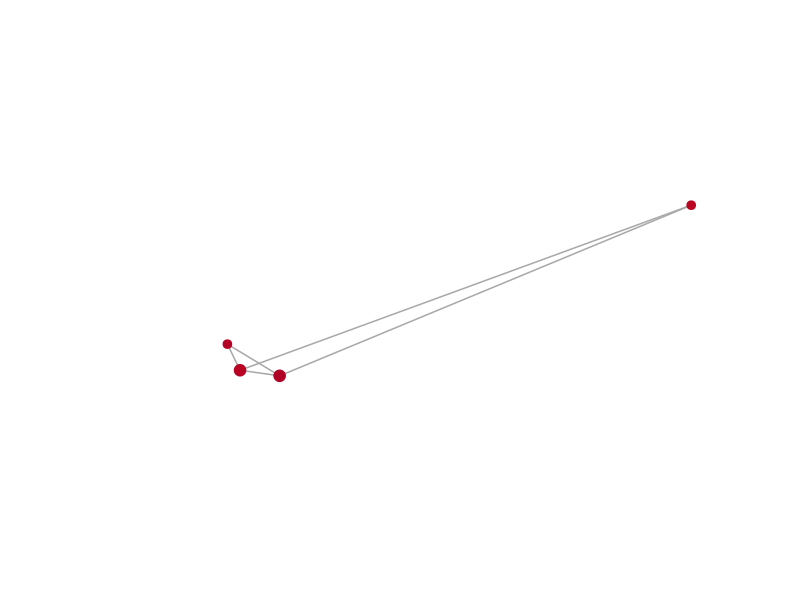
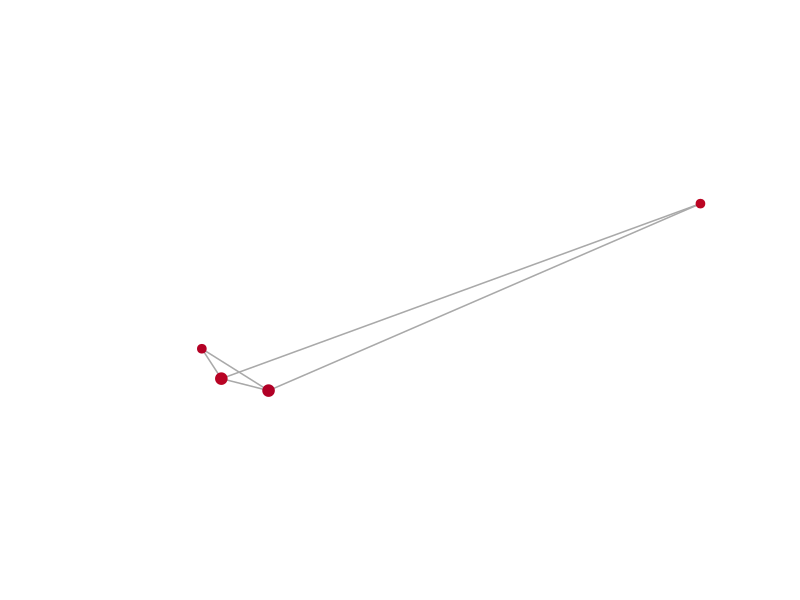
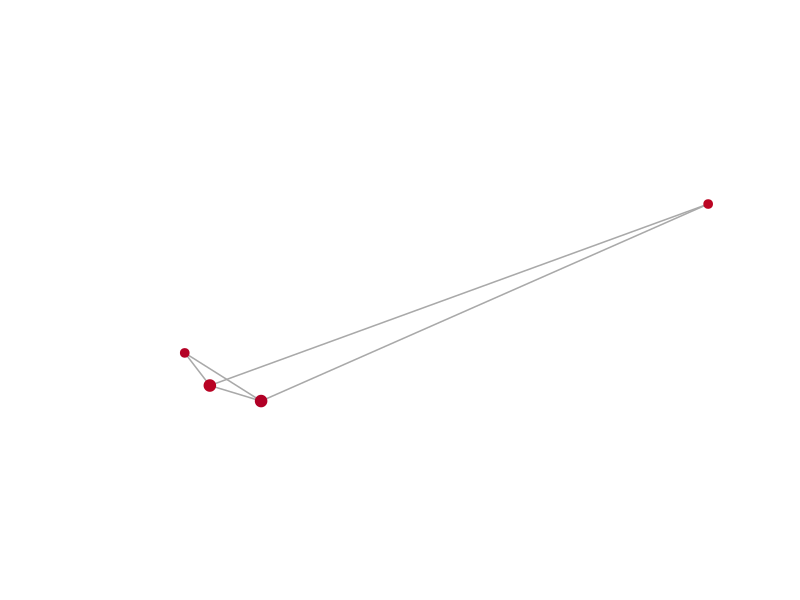
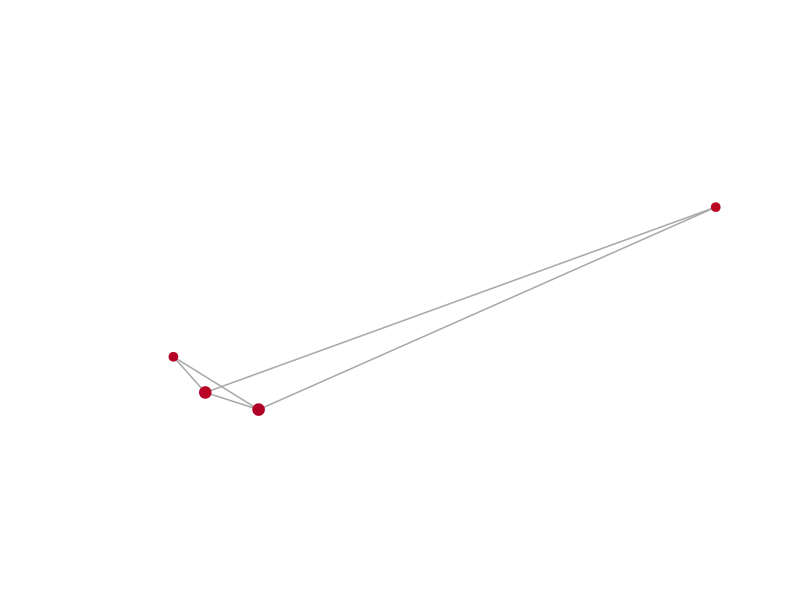
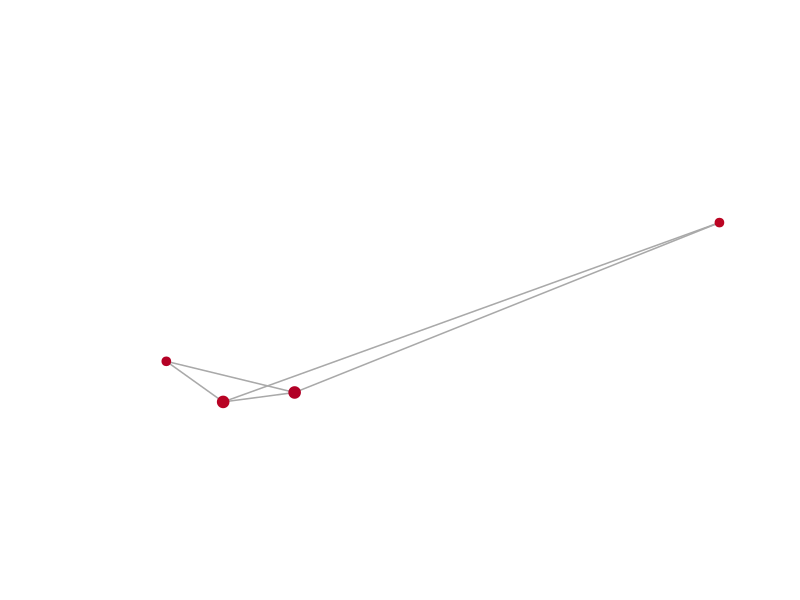
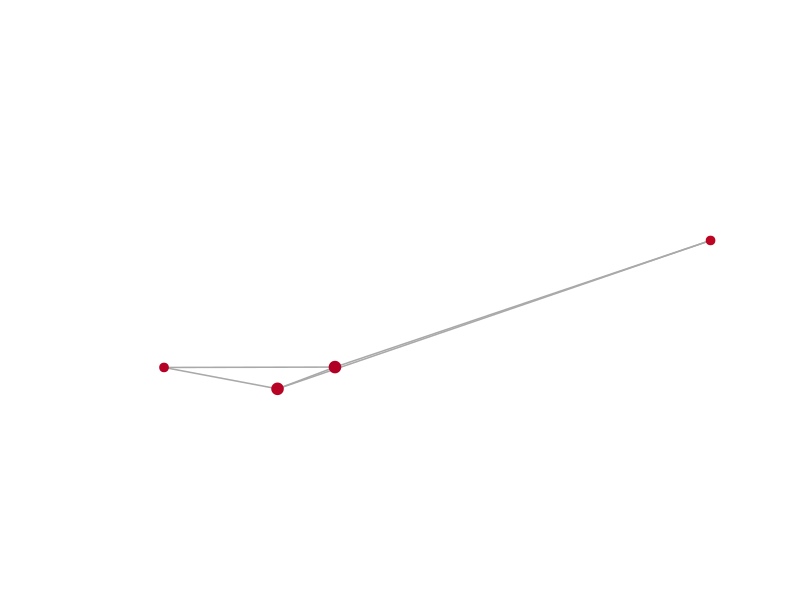
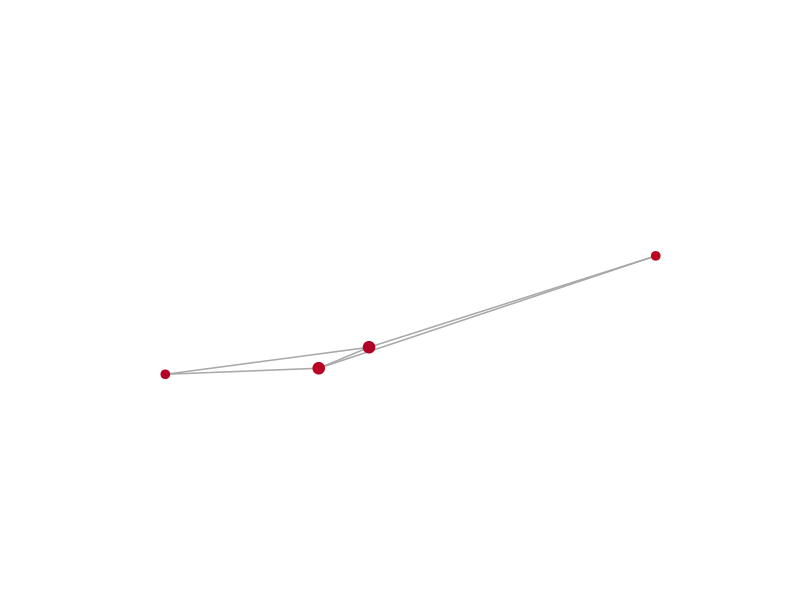
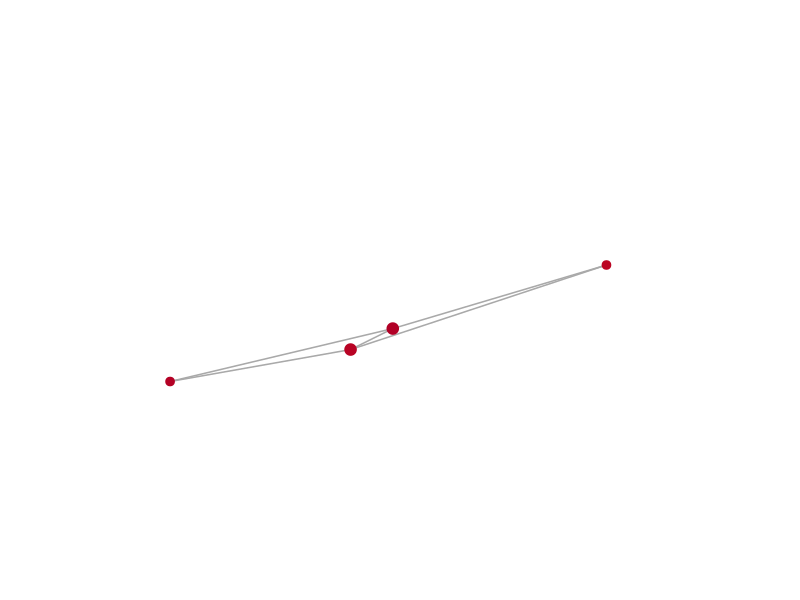

These figures' R source, in order:
## ---- chunk 1
library(igraph)
A<-sample_pa(100, power=3, m=2, directed=FALSE, algorithm = "psumtree")
A
## ---- chunk 2
T<-rep(x=seq(2,99), each=2)
T<-append(1,T)
T
## ---- chunk 3
E(A)$time<-T
V(A)$name<-V(A)
A
## ---- chunk 4
#this version of the script has been tested on igraph 1.0.1
#load libraries
require(igraph,RcolorBrewer)
install.packages("RColorBrewer")
library(RColorBrewer)
#generate a cool palette for the graph (darker colors = older nodes)
YlOrBr.pal <- colorRampPalette(brewer.pal(8,"YlOrRd"))
#colors for the nodes are chosen from the very beginning
V(A)$color <- rev(YlOrBr.pal(vcount(A)))[as.numeric(V(A)$name)]

#time in the edges goes from 1 to 300. We kick off at time 3
ti <- 2
#remove edges which are not present
gt <- delete_edges(A,which(E(A)$time > ti))
# Generate first layout using graphopt with normalized coordinates. 
# This places the initially connected set of nodes in the middle. 
# If you use fruchterman.reingold it will place that initial set in the outer ring.
layout.old <- norm_coords(layout.graphopt(gt), 
                          xmin = -1, xmax = 1, ymin = -1, ymax = 1)
#total time of the dynamics
total_time <- max(E(A)$time)
#This is the time interval for the animation. In this case is taken to be 1/10
#of the time (i.e. 10 snapshots) between adding two consecutive nodes
dt <- 0.1
#Output for each frame will be a png with HD size 1600x900 :)
png(file="example%03d.png", width=1600,height=900)
#Time loop starts
for(time in seq(3,total_time,dt)){
  #remove edges which are not present
  gt <- delete_edges(A,which(E(A)$time > time))
  #with the new graph, we update the layout a little bit
  layout.new <- layout_with_fr(gt,coords=layout.old,niter=10,start.temp=0.05,grid="nogrid")
  #plot the new graph
  plot(gt,layout=layout.new,
       vertex.label="",vertex.size=1+2*log(degree(gt)),
       vertex.frame.color=V(A)$color,edge.width=1.5,
       asp=9/16,margin=-0.15)
  #use the new layout in the next round
  layout.old <- layout.new
}
dev.off()
## ---- chunk 5
# $ brew install ffmpeg
## ---- chunk 6
# ffmpeg -r 10 -i example%03d.png -b:v 20M output.mp4
